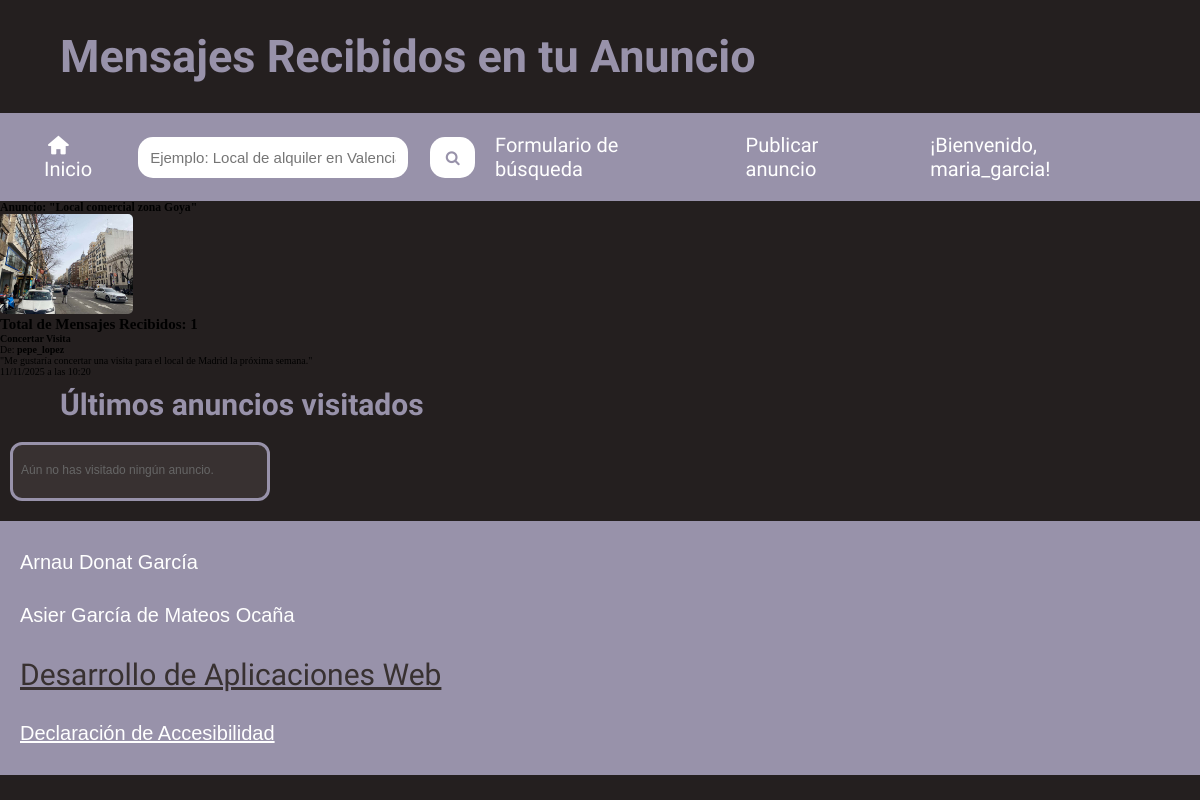
The app's page /mensajesAnuncio.php?id=2 (signed in), older data.
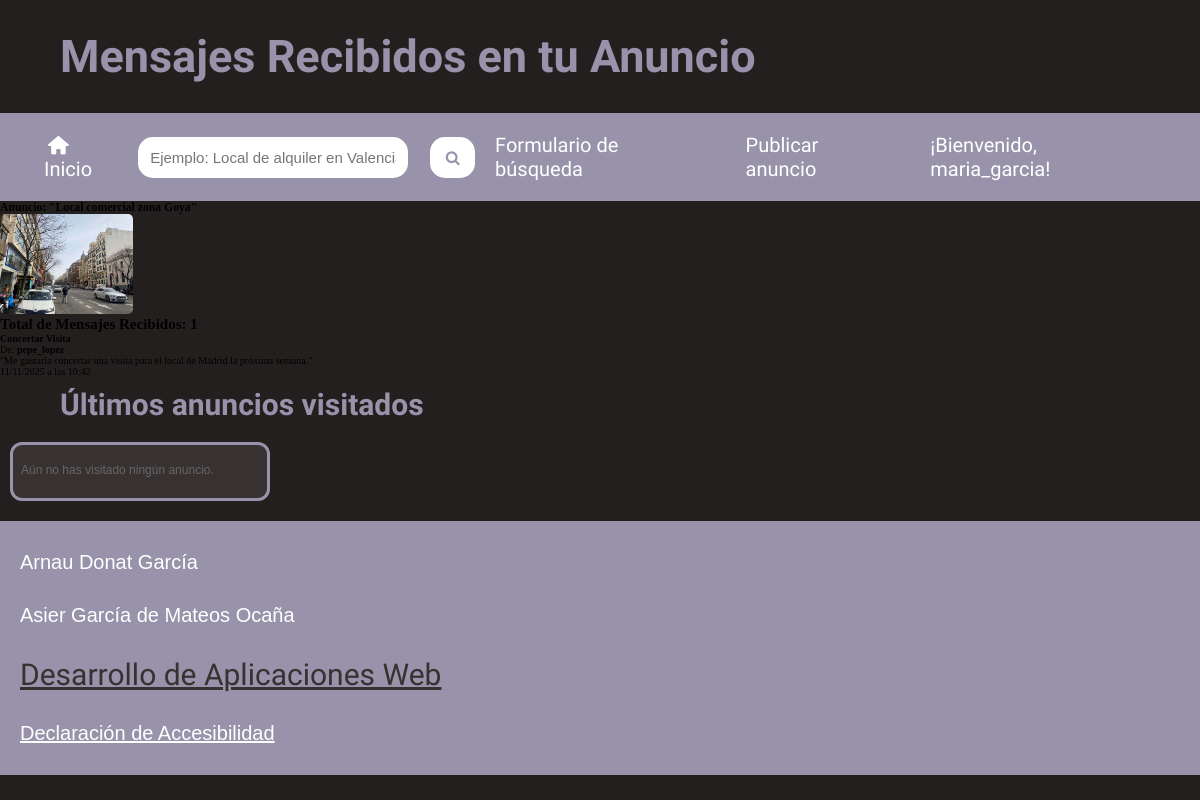
The same page, newer data.
### tables this page shows
CREATE TABLE `mensajes` (
  `IdMensaje` int(11) NOT NULL,
  `TMensaje` smallint(6) NOT NULL,
  `Texto` varchar(4000) NOT NULL,
  `Anuncio` int(11) NOT NULL,
  `UsuOrigen` int(11) NOT NULL,
  `UsuDestino` int(11) NOT NULL,
  `FRegistro` timestamp NOT NULL DEFAULT current_timestamp()
);

CREATE TABLE `tiposmensajes` (
  `IdTMensaje` smallint(6) NOT NULL,
  `NomTMensaje` varchar(255) NOT NULL
);

CREATE TABLE `usuarios` (
  `IdUsuario` int(11) NOT NULL,
  `NomUsuario` varchar(15) NOT NULL,
  `Clave` varchar(15) NOT NULL,
  `Email` varchar(254) NOT NULL,
  `Sexo` smallint(6) NOT NULL,
  `FNacimiento` date NOT NULL,
  `Ciudad` varchar(255) NOT NULL,
  `Pais` int(11) NOT NULL,
  `Foto` varchar(255) DEFAULT NULL,
  `FRegistro` timestamp NOT NULL DEFAULT current_timestamp(),
  `Estilo` int(11) NOT NULL
);

### mensajesAnuncio.php (the view, shortened to what this page needs)
<?php
    $anuncioId = (int)$_GET['id'];
    $config = parse_ini_file('config.ini');
    @$mysqli = new mysqli($config['Server'], $config['User'], $config['Password'], $config['Database']);
    $anuncio = null;
    $sqlAnuncio = "SELECT Titulo, FPrincipal, Alternativo, Usuario FROM ANUNCIOS WHERE IdAnuncio = ?";
    if ($stmt = $mysqli->prepare($sqlAnuncio)) {
        $stmt->bind_param("i", $anuncioId);
        $stmt->execute();
        $stmt->bind_result($tituloAnuncio, $fotoAnuncio, $altAnuncio, $propietarioId);
        if ($stmt->fetch()) {
            $anuncio = [
                'Titulo' => $tituloAnuncio,
                'Foto' => $fotoAnuncio,
                'Alt' => $altAnuncio,
                'Propietario' => $propietarioId
            ];
        }
    } else {
        die("Error al preparar la consulta del anuncio: " . $mysqli->error);
    }
    $mensajesRecibidos = [];
    $sqlMensajes = "SELECT M.Texto, M.FRegistro, TM.NomTMensaje, U_Origen.NomUsuario
                    FROM MENSAJES M
                    JOIN TIPOSMENSAJES TM ON M.TMensaje = TM.IdTMensaje
                    JOIN USUARIOS U_Origen ON M.UsuOrigen = U_Origen.IdUsuario
                    WHERE M.Anuncio = ?
                    ORDER BY M.FRegistro DESC";
    if ($stmt = $mysqli->prepare($sqlMensajes)) {
        $stmt->bind_param("i", $anuncioId);
        $stmt->execute();
        $resMensajes = $stmt->get_result();
        while ($row = $resMensajes->fetch_assoc()) {
            $mensajesRecibidos[] = $row;
        }
        $totalMensajes = $resMensajes->num_rows;
    } else {
        die("Error en la consulta de mensajes: " . $mysqli->error);
    }
    require 'cabecera.php';
?>
    <section id="info_anuncio_mensajes">
        <h3>Anuncio: "<?php echo htmlspecialchars($anuncio['Titulo']); ?>"</h3>
        <?php if (!empty($anuncio['Foto'])): ?>
            <img src="img/<?php echo htmlspecialchars($anuncio['Foto']); ?>" alt="<?php echo htmlspecialchars($anuncio['Alt']); ?>" style="max-height: 100px; border-radius: 5px;">
        <?php endif; ?>
    </section>
    <section id="lista_mensajes_anuncio">
        <h2>Total de Mensajes Recibidos: <?php echo $totalMensajes; ?></h2>
        <?php if ($totalMensajes == 0): ?>
            <p>Este anuncio aún no ha recibido ningún mensaje.</p>
        <?php else: ?>
            <ul>
                <?php foreach ($mensajesRecibidos as $msg): ?>
                <li>
                    <article class="mensaje-item">
                        <h4 class="msg-tipo"><?php echo htmlspecialchars($msg['NomTMensaje']); ?></h4>
                        <p class="msg-de">De: <strong><?php echo htmlspecialchars($msg['NomUsuario']); ?></strong></p>
                        <p class="msg-contenido">"<?php echo htmlspecialchars($msg['Texto']); ?>"</p>
                        <p class="msg-fecha"><time datetime="<?php echo $msg['FRegistro']; ?>">
                            <?php echo date("d/m/Y \a \l\a\s H:i", strtotime($msg['FRegistro'])); ?>
                        </time></p>
                    </article>
                </li>
                <?php endforeach; ?>
            </ul>
        <?php endif; ?>
    </section>
<?php
    require 'pie.php';
?>

Row changes from the older to the newer data that the page shows:
changed mensajes "Me gustaría concertar una visita para el local de Madrid la próxima semana.": FRegistro "11/11/2025 a las 10:20" → "11/11/2025 a las 10:42"
